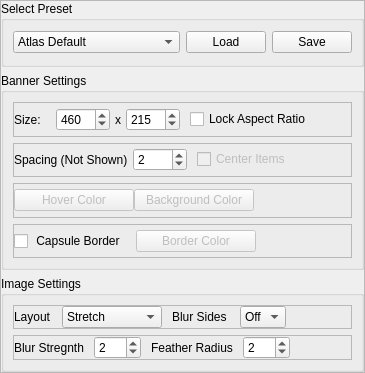
        <widget class="QFrame" name="QFrame_Right_Sub">
         <property name="sizePolicy">
          <sizepolicy hsizetype="MinimumExpanding" vsizetype="MinimumExpanding">
           <horstretch>0</horstretch>
           <verstretch>0</verstretch>
          </sizepolicy>
         </property>
         <property name="minimumSize">
          <size>
           <width>0</width>
           <height>366</height>
          </size>
         </property>
         <property name="maximumSize">
          <size>
           <width>16777215</width>
           <height>379</height>
          </size>
         </property>
         <property name="frameShape">
          <enum>QFrame::StyledPanel</enum>
         </property>
         <property name="frameShadow">
          <enum>QFrame::Raised</enum>
         </property>
         <layout class="QGridLayout" name="gridLayout_35">
          <property name="leftMargin">
           <number>0</number>
          </property>
          <property name="topMargin">
           <number>0</number>
          </property>
          <property name="rightMargin">
           <number>0</number>
          </property>
          <property name="bottomMargin">
           <number>0</number>
          </property>
          <property name="horizontalSpacing">
           <number>0</number>
          </property>
          <property name="verticalSpacing">
           <number>6</number>
          </property>
          <item row="0" column="0">
           <widget class="QGroupBox" name="Presets">
            <property name="sizePolicy">
             <sizepolicy hsizetype="Preferred" vsizetype="Maximum">
              <horstretch>0</horstretch>
              <verstretch>0</verstretch>
             </sizepolicy>
            </property>
            <property name="minimumSize">
             <size>
              <width>0</width>
              <height>66</height>
             </size>
            </property>
            <property name="maximumSize">
             <size>
              <width>16777215</width>
              <height>66</height>
             </size>
            </property>
            <property name="title">
             <string>Select Preset</string>
            </property>
            <layout class="QGridLayout" name="gridLayout_44">
             <property name="leftMargin">
              <number>9</number>
             </property>
             <property name="topMargin">
              <number>9</number>
             </property>
             <property name="rightMargin">
              <number>9</number>
             </property>
             <property name="bottomMargin">
              <number>9</number>
             </property>
             <property name="spacing">
              <number>6</number>
             </property>
             <item row="1" column="0">
              <widget class="QComboBox" name="settings_ui_preset">
               <item>
                <property name="text">
                 <string>Atlas Default</string>
                </property>
               </item>
              </widget>
             </item>
             <item row="1" column="1">
              <widget class="QPushButton" name="pb_preset_save">
               <property name="sizePolicy">
                <sizepolicy hsizetype="Maximum" vsizetype="Fixed">
                 <horstretch>0</horstretch>
                 <verstretch>0</verstretch>
                </sizepolicy>
               </property>
               <property name="maximumSize">
                <size>
                 <width>80</width>
                 <height>16777215</height>
                </size>
               </property>
               <property name="text">
                <string>Load</string>
               </property>
              </widget>
             </item>
             <item row="1" column="2">
              <widget class="QPushButton" name="pb_preset_load">
               <property name="sizePolicy">
                <sizepolicy hsizetype="Maximum" vsizetype="Fixed">
                 <horstretch>0</horstretch>
                 <verstretch>0</verstretch>
                </sizepolicy>
               </property>
               <property name="maximumSize">
                <size>
                 <width>80</width>
                 <height>16777215</height>
                </size>
               </property>
               <property name="text">
                <string>Save</string>
               </property>
              </widget>
             </item>
            </layout>
           </widget>
          </item>
          <item row="1" column="0">
           <widget class="QGroupBox" name="BannerSettings">
            <property name="sizePolicy">
             <sizepolicy hsizetype="Minimum" vsizetype="MinimumExpanding">
              <horstretch>0</horstretch>
              <verstretch>0</verstretch>
             </sizepolicy>
            </property>
            <property name="minimumSize">
             <size>
              <width>0</width>
              <height>197</height>
             </size>
            </property>
            <property name="title">
             <string>Banner Settings</string>
            </property>
            <layout class="QGridLayout" name="gridLayout_43">
             <item row="0" column="0">
              <widget class="QFrame" name="frame_9">
               <property name="sizePolicy">
                <sizepolicy hsizetype="Preferred" vsizetype="MinimumExpanding">
                 <horstretch>0</horstretch>
                 <verstretch>0</verstretch>
                </sizepolicy>
               </property>
               <property name="frameShape">
                <enum>QFrame::StyledPanel</enum>
               </property>
               <property name="frameShadow">
                <enum>QFrame::Raised</enum>
               </property>
               <layout class="QGridLayout" name="gridLayout_33">
                <property name="leftMargin">
                 <number>0</number>
                </property>
                <property name="topMargin">
                 <number>0</number>
                </property>
                <property name="rightMargin">
                 <number>0</number>
                </property>
                <property name="bottomMargin">
                 <number>0</number>
                </property>
                <property name="spacing">
                 <number>0</number>
                </property>
                <item row="1" column="9">
                 <widget class="QCheckBox" name="settings_banner_locksize">
                  <property name="text">
                   <string>Lock Aspect Ratio</string>
                  </property>
                 </widget>
                </item>
                <item row="1" column="6">
                 <spacer name="horizontalSpacer_40">
                  <property name="orientation">
                   <enum>Qt::Horizontal</enum>
                  </property>
                  <property name="sizeType">
                   <enum>QSizePolicy::Maximum</enum>
                  </property>
                  <property name="sizeHint" stdset="0">
                   <size>
                    <width>5</width>
                    <height>20</height>
                   </size>
                  </property>
                 </spacer>
                </item>
                <item row="1" column="4">
                 <spacer name="horizontalSpacer_39">
                  <property name="orientation">
                   <enum>Qt::Horizontal</enum>
                  </property>
                  <property name="sizeType">
                   <enum>QSizePolicy::Maximum</enum>
                  </property>
                  <property name="sizeHint" stdset="0">
                   <size>
                    <width>5</width>
                    <height>20</height>
                   </size>
                  </property>
                 </spacer>
                </item>
                <item row="1" column="1">
                 <widget class="QLabel" name="label_8">
                  <property name="text">
                   <string>Size:</string>
                  </property>
                 </widget>
                </item>
                <item row="1" column="3">
                 <widget class="QSpinBox" name="settings_ui_bannersize_x">
                  <property name="sizePolicy">
                   <sizepolicy hsizetype="Maximum" vsizetype="Fixed">
                    <horstretch>0</horstretch>
                    <verstretch>0</verstretch>
                   </sizepolicy>
                  </property>
                  <property name="minimum">
                   <number>1</number>
                  </property>
                  <property name="maximum">
                   <number>1500</number>
                  </property>
                  <property name="value">
                   <number>460</number>
                  </property>
                 </widget>
                </item>
                <item row="1" column="8">
                 <spacer name="horizontalSpacer_41">
                  <property name="orientation">
                   <enum>Qt::Horizontal</enum>
                  </property>
                  <property name="sizeType">
                   <enum>QSizePolicy::Maximum</enum>
                  </property>
                  <property name="sizeHint" stdset="0">
                   <size>
                    <width>10</width>
                    <height>20</height>
                   </size>
                  </property>
                 </spacer>
                </item>
                <item row="1" column="10">
                 <spacer name="horizontalSpacer_32">
                  <property name="orientation">
                   <enum>Qt::Horizontal</enum>
                  </property>
                  <property name="sizeType">
                   <enum>QSizePolicy::MinimumExpanding</enum>
                  </property>
                  <property name="sizeHint" stdset="0">
                   <size>
                    <width>40</width>
                    <height>20</height>
                   </size>
                  </property>
                 </spacer>
                </item>
                <item row="1" column="5">
                 <widget class="QLabel" name="label_9">
                  <property name="sizePolicy">
                   <sizepolicy hsizetype="Maximum" vsizetype="Preferred">
                    <horstretch>0</horstretch>
                    <verstretch>0</verstretch>
                   </sizepolicy>
                  </property>
                  <property name="text">
                   <string>x</string>
                  </property>
                 </widget>
                </item>
                <item row="1" column="7">
                 <widget class="QSpinBox" name="settings_ui_bannersize_y">
                  <property name="sizePolicy">
                   <sizepolicy hsizetype="Maximum" vsizetype="Fixed">
                    <horstretch>0</horstretch>
                    <verstretch>0</verstretch>
                   </sizepolicy>
                  </property>
                  <property name="minimum">
                   <number>1</number>
                  </property>
                  <property name="maximum">
                   <number>1500</number>
                  </property>
                  <property name="value">
                   <number>215</number>
                  </property>
                 </widget>
                </item>
                <item row="1" column="2">
                 <spacer name="horizontalSpacer_38">
                  <property name="orientation">
                   <enum>Qt::Horizontal</enum>
                  </property>
                  <property name="sizeType">
                   <enum>QSizePolicy::Fixed</enum>
                  </property>
                  <property name="sizeHint" stdset="0">
                   <size>
                    <width>15</width>
                    <height>20</height>
                   </size>
                  </property>
                 </spacer>
                </item>
               </layout>
              </widget>
             </item>
             <item row="2" column="0">
              <widget class="QFrame" name="frame_12">
               <property name="sizePolicy">
                <sizepolicy hsizetype="Preferred" vsizetype="MinimumExpanding">
                 <horstretch>0</horstretch>
                 <verstretch>0</verstretch>
                </sizepolicy>
               </property>
               <property name="frameShape">
                <enum>QFrame::StyledPanel</enum>
               </property>
               <property name="frameShadow">
                <enum>QFrame::Raised</enum>
               </property>
               <layout class="QGridLayout" name="gridLayout_36">
                <property name="leftMargin">
                 <number>0</number>
                </property>
                <property name="topMargin">
                 <number>0</number>
                </property>
                <property name="rightMargin">
                 <number>0</number>
                </property>
                <property name="bottomMargin">
                 <number>0</number>
                </property>
                <property name="spacing">
                 <number>0</number>
                </property>
                <item row="0" column="0">
                 <widget class="QPushButton" name="pb_hover_color">
                  <property name="enabled">
                   <bool>false</bool>
                  </property>
                  <property name="minimumSize">
                   <size>
                    <width>120</width>
                    <height>0</height>
                   </size>
                  </property>
                  <property name="text">
                   <string>Hover Color</string>
                  </property>
                 </widget>
                </item>
                <item row="0" column="2">
                 <spacer name="horizontalSpacer_44">
                  <property name="orientation">
                   <enum>Qt::Horizontal</enum>
                  </property>
                  <property name="sizeHint" stdset="0">
                   <size>
                    <width>40</width>
                    <height>20</height>
                   </size>
                  </property>
                 </spacer>
                </item>
                <item row="0" column="1">
                 <widget class="QPushButton" name="pb_background_color">
                  <property name="enabled">
                   <bool>false</bool>
                  </property>
                  <property name="sizePolicy">
                   <sizepolicy hsizetype="Minimum" vsizetype="Fixed">
                    <horstretch>0</horstretch>
                    <verstretch>0</verstretch>
                   </sizepolicy>
                  </property>
                  <property name="minimumSize">
                   <size>
                    <width>120</width>
                    <height>0</height>
                   </size>
                  </property>
                  <property name="text">
                   <string>Background Color</string>
                  </property>
                 </widget>
                </item>
               </layout>
              </widget>
             </item>
             <item row="3" column="0">
              <widget class="QFrame" name="frame_13">
               <property name="sizePolicy">
                <sizepolicy hsizetype="Preferred" vsizetype="MinimumExpanding">
                 <horstretch>0</horstretch>
                 <verstretch>0</verstretch>
                </sizepolicy>
               </property>
               <property name="frameShape">
                <enum>QFrame::StyledPanel</enum>
               </property>
               <property name="frameShadow">
                <enum>QFrame::Raised</enum>
               </property>
               <layout class="QGridLayout" name="gridLayout_37">
                <property name="leftMargin">
                 <number>0</number>
                </property>
                <property name="topMargin">
                 <number>0</number>
                </property>
                <property name="rightMargin">
                 <number>0</number>
                </property>
                <property name="bottomMargin">
                 <number>0</number>
                </property>
                <property name="spacing">
                 <number>0</number>
                </property>
                <item row="1" column="1">
                 <spacer name="horizontalSpacer_33">
                  <property name="orientation">
                   <enum>Qt::Horizontal</enum>
                  </property>
                  <property name="sizeType">
                   <enum>QSizePolicy::Fixed</enum>
                  </property>
                  <property name="sizeHint" stdset="0">
                   <size>
                    <width>10</width>
                    <height>20</height>
                   </size>
                  </property>
                 </spacer>
                </item>
                <item row="1" column="2">
                 <widget class="QPushButton" name="pb_border_color">
                  <property name="enabled">
                   <bool>false</bool>
                  </property>
                  <property name="minimumSize">
                   <size>
                    <width>120</width>
                    <height>0</height>
                   </size>
                  </property>
                  <property name="text">
                   <string>Border Color</string>
                  </property>
                 </widget>
                </item>
                <item row="1" column="0">
                 <widget class="QCheckBox" name="settings_ui_enable_banner_border">
                  <property name="text">
                   <string> Capsule Border</string>
                  </property>
                 </widget>
                </item>
                <item row="1" column="3">
                 <spacer name="horizontalSpacer_45">
                  <property name="orientation">
                   <enum>Qt::Horizontal</enum>
                  </property>
                  <property name="sizeHint" stdset="0">
                   <size>
                    <width>40</width>
                    <height>20</height>
                   </size>
                  </property>
                 </spacer>
                </item>
               </layout>
              </widget>
             </item>
             <item row="1" column="0">
              <widget class="QFrame" name="frame_10">
               <property name="sizePolicy">
                <sizepolicy hsizetype="Preferred" vsizetype="MinimumExpanding">
                 <horstretch>0</horstretch>
                 <verstretch>0</verstretch>
                </sizepolicy>
               </property>
               <property name="frameShape">
                <enum>QFrame::StyledPanel</enum>
               </property>
               <property name="frameShadow">
                <enum>QFrame::Raised</enum>
               </property>
               <layout class="QGridLayout" name="gridLayout_34">
                <property name="leftMargin">
                 <number>0</number>
                </property>
                <property name="topMargin">
                 <number>0</number>
                </property>
                <property name="rightMargin">
                 <number>0</number>
                </property>
                <property name="bottomMargin">
                 <number>0</number>
                </property>
                <property name="spacing">
                 <number>0</number>
                </property>
                <item row="0" column="0">
                 <widget class="QLabel" name="label_12">
                  <property name="text">
                   <string>Spacing (Not Shown)</string>
                  </property>
                 </widget>
                </item>
                <item row="0" column="1">
                 <spacer name="horizontalSpacer_37">
                  <property name="orientation">
                   <enum>Qt::Horizontal</enum>
                  </property>
                  <property name="sizeType">
                   <enum>QSizePolicy::Maximum</enum>
                  </property>
                  <property name="sizeHint" stdset="0">
                   <size>
                    <width>5</width>
                    <height>20</height>
                   </size>
                  </property>
                 </spacer>
                </item>
                <item row="0" column="4">
                 <widget class="QCheckBox" name="settings_ui_centeritems">
                  <property name="enabled">
                   <bool>false</bool>
                  </property>
                  <property name="text">
                   <string>Center Items</string>
                  </property>
                 </widget>
                </item>
                <item row="0" column="2">
                 <widget class="QSpinBox" name="settings_ui_banner_spacing">
                  <property name="sizePolicy">
                   <sizepolicy hsizetype="Maximum" vsizetype="Fixed">
                    <horstretch>0</horstretch>
                    <verstretch>0</verstretch>
                   </sizepolicy>
                  </property>
                  <property name="maximum">
                   <number>5000</number>
                  </property>
                  <property name="value">
                   <number>2</number>
                  </property>
                 </widget>
                </item>
                <item row="0" column="3">
                 <spacer name="horizontalSpacer_34">
                  <property name="orientation">
                   <enum>Qt::Horizontal</enum>
                  </property>
                  <property name="sizeType">
                   <enum>QSizePolicy::Fixed</enum>
                  </property>
                  <property name="sizeHint" stdset="0">
                   <size>
                    <width>10</width>
                    <height>20</height>
                   </size>
                  </property>
                 </spacer>
                </item>
                <item row="0" column="5">
                 <spacer name="horizontalSpacer_49">
                  <property name="orientation">
                   <enum>Qt::Horizontal</enum>
                  </property>
                  <property name="sizeHint" stdset="0">
                   <size>
                    <width>40</width>
                    <height>20</height>
                   </size>
                  </property>
                 </spacer>
                </item>
               </layout>
              </widget>
             </item>
            </layout>
           </widget>
          </item>
          <item row="2" column="0">
           <widget class="QGroupBox" name="ImageSettings">
            <property name="sizePolicy">
             <sizepolicy hsizetype="Minimum" vsizetype="MinimumExpanding">
              <horstretch>0</horstretch>
              <verstretch>0</verstretch>
             </sizepolicy>
            </property>
            <property name="title">
             <string>Image Settings</string>
            </property>
            <layout class="QGridLayout" name="gridLayout_39">
             <item row="0" column="0">
              <widget class="QFrame" name="frame_6">
               <property name="frameShape">
                <enum>QFrame::StyledPanel</enum>
               </property>
               <property name="frameShadow">
                <enum>QFrame::Raised</enum>
               </property>
               <layout class="QGridLayout" name="gridLayout_30">
                <property name="leftMargin">
                 <number>0</number>
                </property>
                <property name="topMargin">
                 <number>0</number>
                </property>
                <property name="rightMargin">
                 <number>0</number>
                </property>
                <property name="bottomMargin">
                 <number>0</number>
                </property>
                <property name="spacing">
                 <number>0</number>
                </property>
                <item row="1" column="7">
                 <spacer name="horizontalSpacer_24">
                  <property name="orientation">
                   <enum>Qt::Horizontal</enum>
                  </property>
                  <property name="sizeHint" stdset="0">
                   <size>
                    <width>40</width>
                    <height>20</height>
                   </size>
                  </property>
                 </spacer>
                </item>
                <item row="1" column="4">
                 <widget class="QLabel" name="label_18">
                  <property name="text">
                   <string>Blur Sides </string>
                  </property>
                 </widget>
                </item>
                <item row="1" column="3">
                 <spacer name="horizontalSpacer_55">
                  <property name="orientation">
                   <enum>Qt::Horizontal</enum>
                  </property>
                  <property name="sizeType">
                   <enum>QSizePolicy::Fixed</enum>
                  </property>
                  <property name="sizeHint" stdset="0">
                   <size>
                    <width>10</width>
                    <height>20</height>
                   </size>
                  </property>
                 </spacer>
                </item>
                <item row="1" column="2">
                 <widget class="QComboBox" name="settings_ui_image_layout">
                  <property name="minimumSize">
                   <size>
                    <width>100</width>
                    <height>0</height>
                   </size>
                  </property>
                  <item>
                   <property name="text">
                    <string>Stretch</string>
                   </property>
                  </item>
                  <item>
                   <property name="text">
                    <string>Fit</string>
                   </property>
                  </item>
                  <item>
                   <property name="text">
                    <string>Fill</string>
                   </property>
                  </item>
                  <item>
                   <property name="text">
                    <string>Fit + Blur</string>
                   </property>
                  </item>
                 </widget>
                </item>
                <item row="1" column="6">
                 <widget class="QComboBox" name="settings_ui_blur_type">
                  <item>
                   <property name="text">
                    <string>Off</string>
                   </property>
                  </item>
                  <item>
                   <property name="text">
                    <string>On</string>
                   </property>
                  </item>
                 </widget>
                </item>
                <item row="1" column="0">
                 <widget class="QLabel" name="label_11">
                  <property name="sizePolicy">
                   <sizepolicy hsizetype="Preferred" vsizetype="Preferred">
                    <horstretch>0</horstretch>
                    <verstretch>0</verstretch>
                   </sizepolicy>
                  </property>
                  <property name="text">
                   <string>Layout</string>
                  </property>
                 </widget>
                </item>
                <item row="1" column="1">
                 <spacer name="horizontalSpacer_21">
                  <property name="orientation">
                   <enum>Qt::Horizontal</enum>
                  </property>
                  <property name="sizeType">
                   <enum>QSizePolicy::Fixed</enum>
                  </property>
                  <property name="sizeHint" stdset="0">
                   <size>
                    <width>10</width>
                    <height>20</height>
                   </size>
                  </property>
                 </spacer>
                </item>
                <item row="1" column="5">
                 <spacer name="horizontalSpacer_62">
                  <property name="orientation">
                   <enum>Qt::Horizontal</enum>
                  </property>
                  <property name="sizeType">
                   <enum>QSizePolicy::Fixed</enum>
                  </property>
                  <property name="sizeHint" stdset="0">
                   <size>
                    <width>10</width>
                    <height>20</height>
                   </size>
                  </property>
                 </spacer>
                </item>
               </layout>
              </widget>
             </item>
             <item row="2" column="0">
              <widget class="QFrame" name="frame_8">
               <property name="frameShape">
                <enum>QFrame::StyledPanel</enum>
               </property>
               <property name="frameShadow">
                <enum>QFrame::Raised</enum>
               </property>
               <layout class="QGridLayout" name="gridLayout_32">
                <property name="leftMargin">
                 <number>0</number>
                </property>
                <property name="topMargin">
                 <number>0</number>
                </property>
                <property name="rightMargin">
                 <number>0</number>
                </property>
                <property name="bottomMargin">
                 <number>0</number>
                </property>
                <property name="spacing">
                 <number>0</number>
                </property>
                <item row="0" column="4">
                 <widget class="QLabel" name="label_26">
                  <property name="text">
                   <string>Feather Radius</string>
                  </property>
                 </widget>
                </item>
                <item row="0" column="5">
                 <spacer name="horizontalSpacer_64">
                  <property name="orientation">
                   <enum>Qt::Horizontal</enum>
                  </property>
                  <property name="sizeType">
                   <enum>QSizePolicy::Fixed</enum>
                  </property>
                  <property name="sizeHint" stdset="0">
                   <size>
                    <width>10</width>
                    <height>20</height>
                   </size>
                  </property>
                 </spacer>
                </item>
                <item row="0" column="6">
                 <widget class="QSpinBox" name="settings_ui_feather_radius">
                  <property name="sizePolicy">
                   <sizepolicy hsizetype="Maximum" vsizetype="Fixed">
                    <horstretch>0</horstretch>
                    <verstretch>0</verstretch>
                   </sizepolicy>
                  </property>
                  <property name="maximum">
                   <number>100</number>
                  </property>
                  <property name="value">
                   <number>2</number>
                  </property>
                 </widget>
                </item>
                <item row="0" column="3">
                 <spacer name="horizontalSpacer_42">
                  <property name="orientation">
                   <enum>Qt::Horizontal</enum>
                  </property>
                  <property name="sizeType">
                   <enum>QSizePolicy::Maximum</enum>
                  </property>
                  <property name="sizeHint" stdset="0">
                   <size>
                    <width>10</width>
                    <height>20</height>
                   </size>
                  </property>
                 </spacer>
                </item>
                <item row="0" column="2">
                 <widget class="QSpinBox" name="settings_ui_blur_strength">
                  <property name="sizePolicy">
                   <sizepolicy hsizetype="Maximum" vsizetype="Fixed">
                    <horstretch>0</horstretch>
                    <verstretch>0</verstretch>
                   </sizepolicy>
                  </property>
                  <property name="maximum">
                   <number>100</number>
                  </property>
                  <property name="value">
                   <number>2</number>
                  </property>
                 </widget>
                </item>
                <item row="0" column="0">
                 <widget class="QLabel" name="label_21">
                  <property name="text">
                   <string>Blur Stregnth</string>
                  </property>
                 </widget>
                </item>
                <item row="0" column="1">
                 <spacer name="horizontalSpacer_63">
                  <property name="orientation">
                   <enum>Qt::Horizontal</enum>
                  </property>
                  <property name="sizeType">
                   <enum>QSizePolicy::Fixed</enum>
                  </property>
                  <property name="sizeHint" stdset="0">
                   <size>
                    <width>10</width>
                    <height>20</height>
                   </size>
                  </property>
                 </spacer>
                </item>
                <item row="0" column="7">
                 <spacer name="horizontalSpacer_36">
                  <property name="orientation">
                   <enum>Qt::Horizontal</enum>
                  </property>
                  <property name="sizeHint" stdset="0">
                   <size>
                    <width>40</width>
                    <height>20</height>
                   </size>
                  </property>
                 </spacer>
                </item>
               </layout>
              </widget>
             </item>
            </layout>
           </widget>
          </item>
         </layout>
        </widget>
